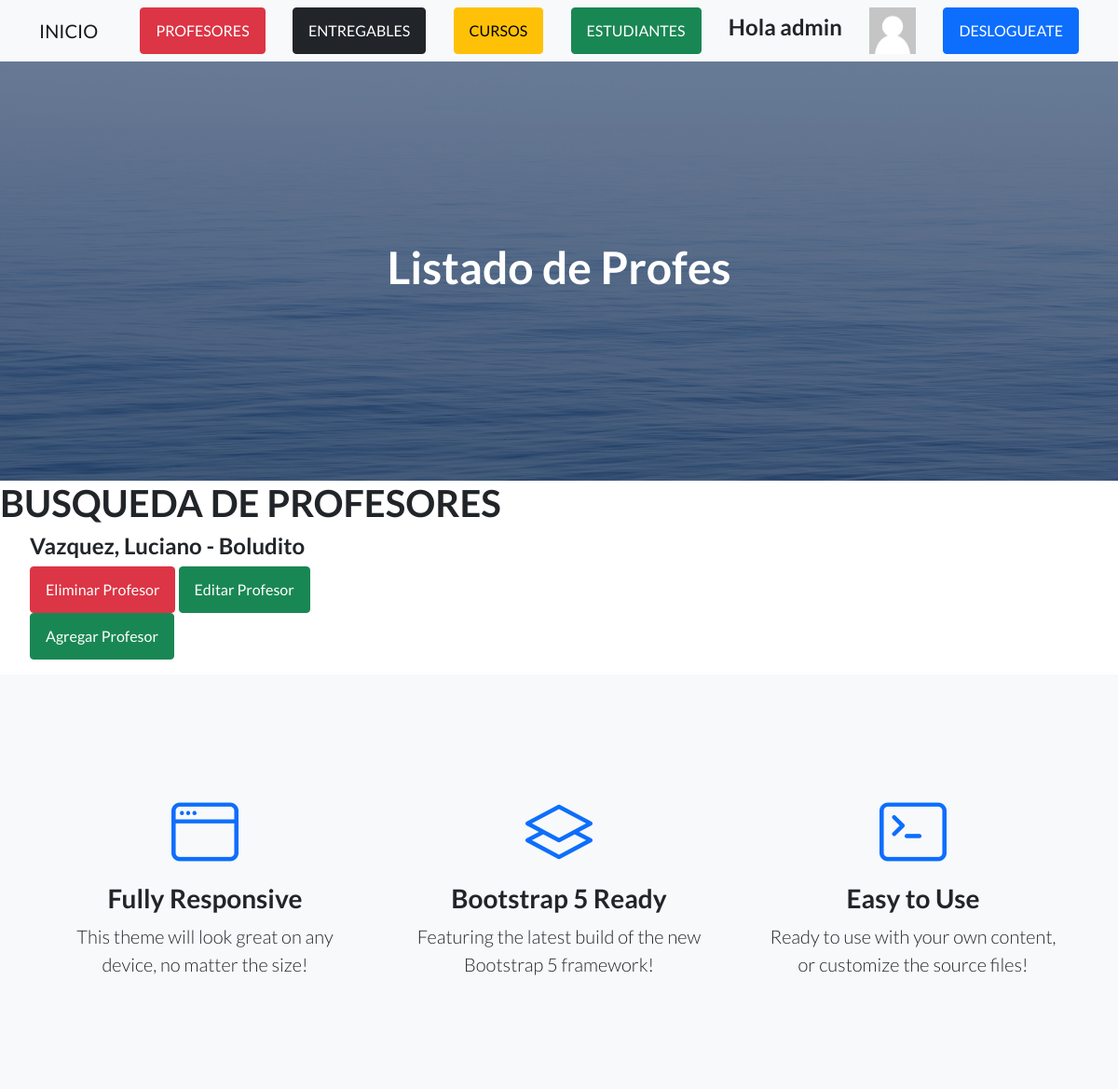
The app's page /AppCoder/leerProfesores/ (signed in, upper part), older data.
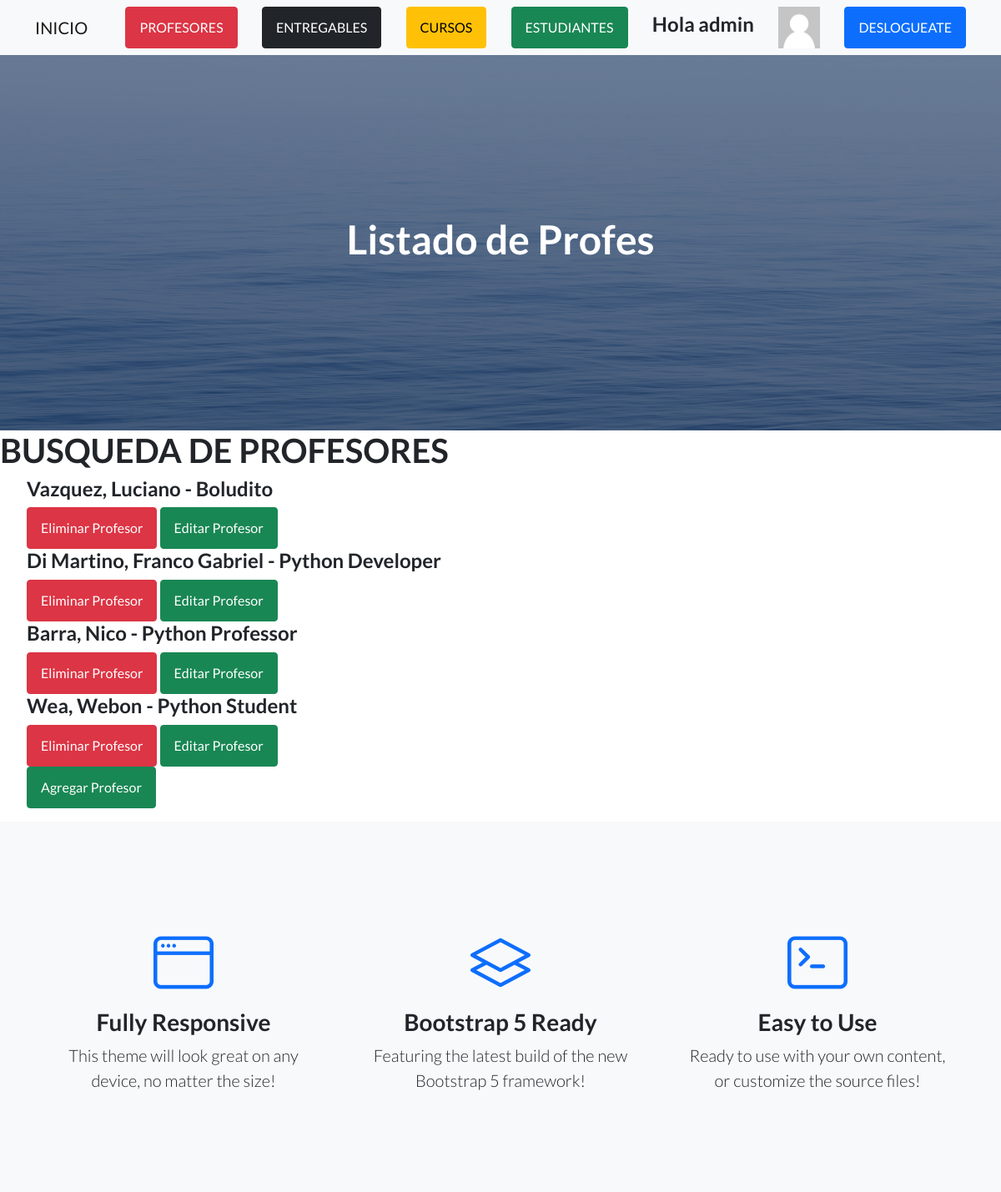
The same page, newer data.
### AppCoder/models.py (models this page shows, shortened)
class Profesor(models.Model):
    nombre=models.CharField(max_length=50)
    apellido=models.CharField(max_length=50)
    email=models.EmailField()
    profesion=models.CharField(max_length=50)

### AppCoder/views.py (the view)
# urls.py: path("leerProfesores/",leerProfesores,name="leerProfesores"),
def leerProfesores(request):
    profesores=Profesor.objects.all()
    return render(request, "AppCoder/leerProfesores.html", {"profesores":profesores,"avatar":obtenerAvatar(request)})

### AppCoder/views.py (called while the page is built)
def obtenerAvatar(request):
    lista=Avatar.objects.filter(user=request.user)
    if len(lista)!=0:
        imagen=lista[0].imagen.url
    else:
        imagen="/media/avatares/avatarpordefecto.png"
    return imagen

### AppCoder/templates/AppCoder/leerProfesores.html
{% extends "AppCoder/padre.html" %}
{% load static %}
{% block titulo %}
<h1>Listado de Profes</h1>
{% endblock %}
{% block contenido_que_cambia %}
<h1>BUSQUEDA DE PROFESORES</h1>
{% if profesores %}
<ul>
  {% for profe in profesores %}
      <h4>{{ profe.apellido }}, {{ profe.nombre }} - {{ profe.profesion }}</h4>
      <a class="btn btn-danger" href="{% url 'eliminarProfesor' profe.id %}">Eliminar Profesor</a>
      <a class="btn btn-success" href="{% url 'editarProfesor' profe.id %}">Editar Profesor</a>
      <br>
      {% endfor %}
{% else %}
<p>NO SE ENCONTRARON PROFESORES</p>
{% endif %}
<a class="btn btn-success" href="{% url 'profesores' %}">Agregar Profesor</a>
</ul>
{% endblock %}

### AppCoder/templates/AppCoder/padre.html (shortened to what this page needs)
<!DOCTYPE html>
<html lang="en">
    <head>
        {% load static %}
        <link href="https://cdn.jsdelivr.net/npm/bootstrap-icons@1.5.0/font/bootstrap-icons.css" rel="stylesheet" type="text/css" />
        <link href="{% static 'AppCoder/css/styles.css' %}" rel="stylesheet" />
    </head>
    <body>
        <nav class="navbar navbar-light bg-light static-top">
            <div class="container">
                <a class="navbar-brand" href="{% url 'inicio' %}">INICIO</a>
                <a class="btn btn-danger" href="{% url 'profesores' %}">PROFESORES</a>
                <a class="btn btn-dark" href="{% url 'entregables' %}">ENTREGABLES</a>
                <a class="btn btn-warning" href="{% url 'cursos' %}">CURSOS</a>
                <a class="btn btn-success" href="{% url 'estudiantes' %}">ESTUDIANTES</a>
                {% if user.is_authenticated %}
                <h4>Hola {{ user.username }}</h4>
                <img height="50px" src="{{ avatar }}" alt="">
                <a class="btn btn-primary" href="{% url 'logout' %}">DESLOGUEATE</a>
                {% else %}
                <a class="btn btn-primary" href="{% url 'login' %}">LOGUEATE</a>
                <a class="btn btn-primary" href="{% url 'register' %}">REGISTRARSE</a>
                {% endif %}
            </div>
        </nav>
        <header class="masthead">
            <div class="container position-relative">
                <div class="row justify-content-center">
                    <div class="col-xl-6">
                        <div class="text-center text-white">
                           {% block titulo %}
                           {% endblock %}
                        </div>
                    </div>
                </div>
            </div>
        </header>
        {% block contenido_que_cambia %}
        {% endblock %}
        <section class="features-icons bg-light text-center">
            <div class="container">
                <div class="row">
                    <div class="col-lg-4">
                        <div class="features-icons-item mx-auto mb-5 mb-lg-0 mb-lg-3">
                            <div class="features-icons-icon d-flex"><i class="bi-window m-auto text-primary"></i></div>
                            <h3>Fully Responsive</h3>
                            <p class="lead mb-0">This theme will look great on any device, no matter the size!</p>
                        </div>
                    </div>
                    <div class="col-lg-4">
                        <div class="features-icons-item mx-auto mb-5 mb-lg-0 mb-lg-3">
                            <div class="features-icons-icon d-flex"><i class="bi-layers m-auto text-primary"></i></div>
                            <h3>Bootstrap 5 Ready</h3>
                            <p class="lead mb-0">Featuring the latest build of the new Bootstrap 5 framework!</p>
                        </div>
                    </div>
                    <div class="col-lg-4">
                        <div class="features-icons-item mx-auto mb-0 mb-lg-3">
                            <div class="features-icons-icon d-flex"><i class="bi-terminal m-auto text-primary"></i></div>
                            <h3>Easy to Use</h3>
                            <p class="lead mb-0">Ready to use with your own content, or customize the source files!</p>
                        </div>
                    </div>
                </div>
            </div>
        </section>
    </body>
</html>

Row changes from the older to the newer data that the page shows:
added Profesor: apellido "Di Martino", nombre "Franco Gabriel", profesion "Python Developer"
added Profesor: apellido "Barra", nombre "Nico", profesion "Python Professor"
added Profesor: apellido "Wea", nombre "Webon", profesion "Python Student"
